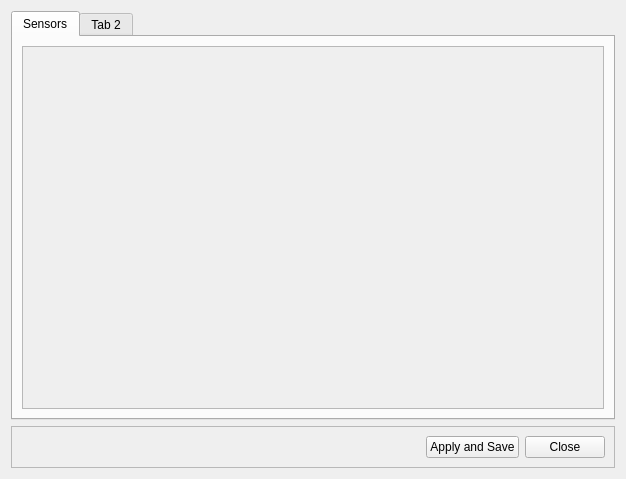
<?xml version="1.0" encoding="UTF-8"?>
<ui version="4.0">
 <class>Form</class>
 <widget class="QWidget" name="Form">
  <property name="geometry">
   <rect>
    <x>0</x>
    <y>0</y>
    <width>626</width>
    <height>479</height>
   </rect>
  </property>
  <property name="windowTitle">
   <string>Settings</string>
  </property>
  <layout class="QVBoxLayout" name="verticalLayout">
   <item>
    <widget class="QTabWidget" name="tabWidget">
     <property name="currentIndex">
      <number>0</number>
     </property>
     <widget class="QWidget" name="tab_sensors">
      <attribute name="title">
       <string>Sensors</string>
      </attribute>
      <layout class="QVBoxLayout" name="verticalLayout_2">
       <item>
        <widget class="QScrollArea" name="scrollArea">
         <property name="widgetResizable">
          <bool>true</bool>
         </property>
         <widget class="QWidget" name="scrollAreaWidgetContents">
          <property name="geometry">
           <rect>
            <x>0</x>
            <y>0</y>
            <width>582</width>
            <height>366</height>
           </rect>
          </property>
          <layout class="QVBoxLayout" name="verticalLayout_3">
           <item>
            <widget class="WIDGET_settingSensor" name="L_MuscleBan" native="true"/>
           </item>
           <item>
            <widget class="WIDGET_settingSensor" name="R_MuscleBan" native="true"/>
           </item>
           <item>
            <widget class="WIDGET_settingSensor" name="L_EDA" native="true"/>
           </item>
           <item>
            <widget class="WIDGET_settingSensor" name="R_EDA" native="true"/>
           </item>
          </layout>
         </widget>
        </widget>
       </item>
      </layout>
     </widget>
     <widget class="QWidget" name="tab_2">
      <attribute name="title">
       <string>Tab 2</string>
      </attribute>
     </widget>
    </widget>
   </item>
   <item>
    <widget class="QFrame" name="frame">
     <property name="frameShape">
      <enum>QFrame::StyledPanel</enum>
     </property>
     <property name="frameShadow">
      <enum>QFrame::Raised</enum>
     </property>
     <layout class="QHBoxLayout" name="horizontalLayout">
      <item>
       <spacer name="horizontalSpacer">
        <property name="orientation">
         <enum>Qt::Horizontal</enum>
        </property>
        <property name="sizeHint" stdset="0">
         <size>
          <width>415</width>
          <height>20</height>
         </size>
        </property>
       </spacer>
      </item>
      <item>
       <widget class="QPushButton" name="button_applyANDsave">
        <property name="text">
         <string>Apply and Save</string>
        </property>
       </widget>
      </item>
      <item>
       <widget class="QPushButton" name="button_close">
        <property name="text">
         <string>Close</string>
        </property>
       </widget>
      </item>
     </layout>
    </widget>
   </item>
  </layout>
 </widget>
 <customwidgets>
  <customwidget>
   <class>WIDGET_settingSensor</class>
   <extends>QWidget</extends>
   <header location="global">widget_settingSensor</header>
   <container>1</container>
  </customwidget>
 </customwidgets>
 <resources/>
 <connections/>
</ui>
